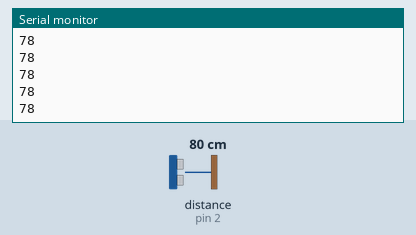
A sketch run on a simulated Arduino Uno, built with avr-gcc and run on an emulated ATmega328P. Shown: the last lines printed to the serial monitor. Wiring (inferred from the names in the program): ultrasonic range finder: trigger pin 3; echo pin 2. The test bench sets the inputs (shaded band); at power-on: distance to the obstacle (sensor on pin 2) 80 cm. The echo pulse lasts 58.3 µs per cm.

Above: at 1.2 s.
1.3 s: distance to the obstacle (sensor on pin 2) set to 2 cm
At 2.4 s:
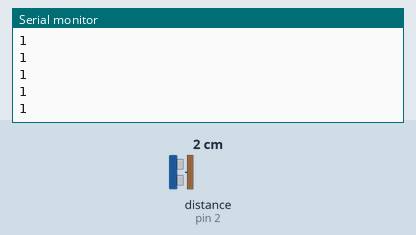
2.8 s: distance to the obstacle (sensor on pin 2) set to 4 cm
At 3.5 s:
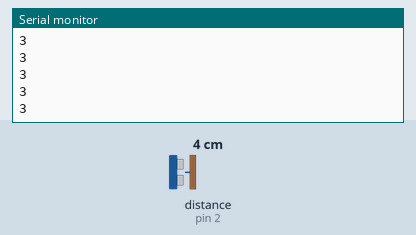
Timing chart, 0 to 5.8 s (numbered marks = the images above; inputs shaded):
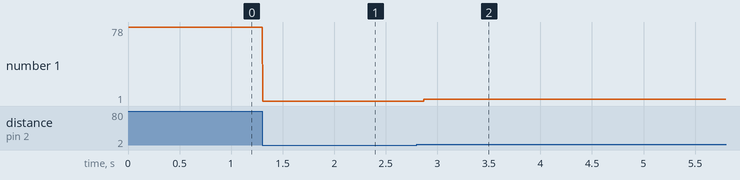

The sketch:

Program1.ino
```cpp
int echo=2;
int trig=3;
void setup() {
  // put your setup code here, to run once:
  pinMode(trig,OUTPUT);
  pinMode(echo,INPUT);
  Serial.begin(9600);
}

void loop() {
  // put your main code here, to run repeatedly:
  digitalWrite(trig,HIGH);
  delayMicroseconds(10);
  digitalWrite(trig,LOW);
  int durasi;
  durasi = pulseIn(echo,HIGH);
  int jarak;
  jarak = durasi*0.034/2;
  Serial.println(jarak);
}
```

Measured:
- after the input at 1.3 s, the serial monitor: prints a new line at once (image 1)
- after the input at 2.8 s, the serial monitor: prints a new line after 0.07 s (image 2)
- plotted number 1: 78 → 1 after the input at 1.3 s, 1 → 3 after the input at 2.8 s
